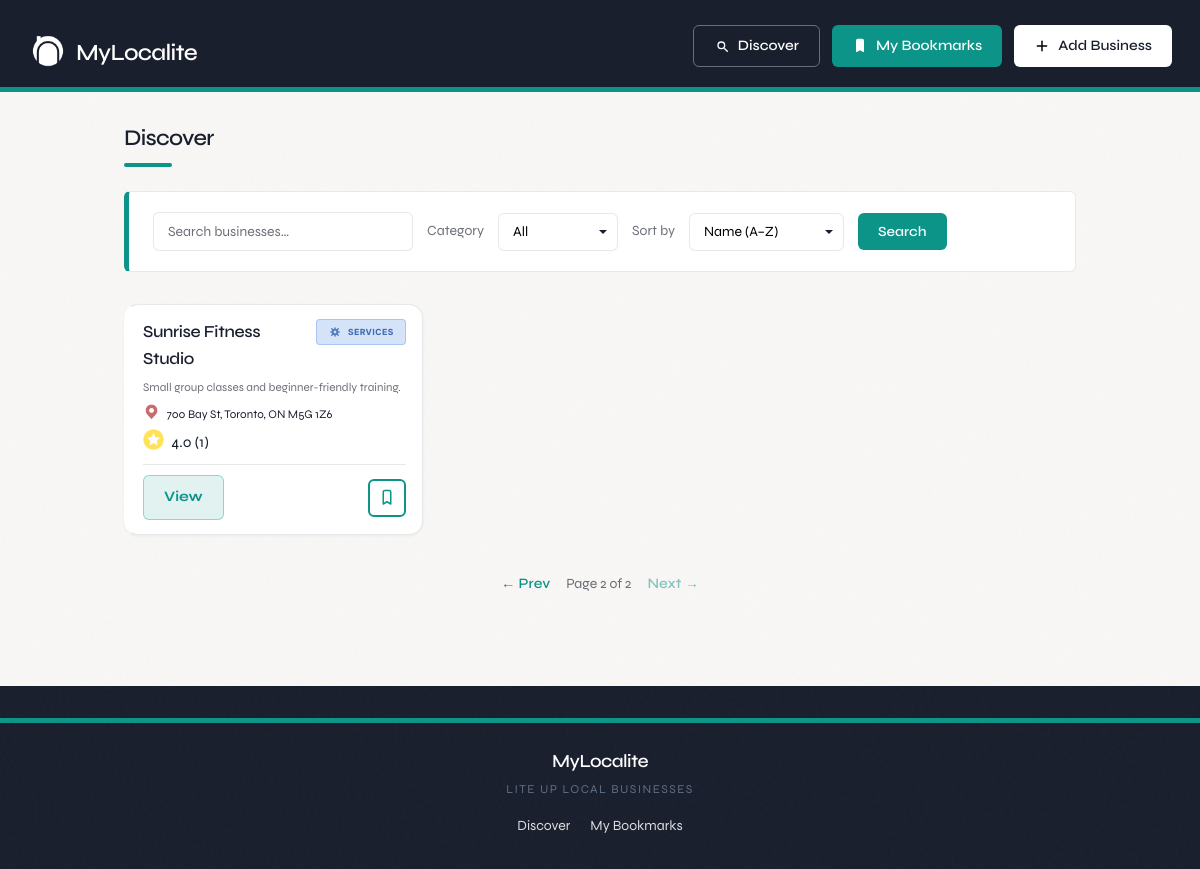
The page /discover?category=All&sort=random&q=&page=2 on the database its author committed.
### tables this page shows
CREATE TABLE business (
        id INTEGER PRIMARY KEY AUTOINCREMENT,
        name TEXT,
        category TEXT,
        description TEXT,
        address TEXT,
        hours TEXT,
        phone TEXT
    );

### app.py (the view, shortened to what this page needs)
@app.route("/discover")
def discover():
    category = request.args.get("category", "All")
    sort = request.args.get("sort", "random")
    q = (request.args.get("q") or "").strip()
    try:
        page = int(request.args.get("page", "1"))
    except ValueError:
        page = 1
    if page < 1:
        page = 1
    owner_id = get_bookmark_owner_id()
    conn = get_conn()
    cur = conn.cursor()
    conditions = []
    params = []
    if category != "All":
        conditions.append("b.category = ?")
        params.append(category)
    if q:
        conditions.append("(b.name LIKE ? OR b.description LIKE ?)")
        params.extend([f"%{q}%", f"%{q}%"])
    where_sql = ("WHERE " + " AND ".join(conditions)) if conditions else ""
    cur.execute(f"SELECT COUNT(*) FROM business b {where_sql}", params)
    total = cur.fetchone()[0]
    total_pages = max(1, (total + PER_PAGE - 1) // PER_PAGE)
    if page > total_pages:
        page = total_pages
    offset = (page - 1) * PER_PAGE
    if sort == "name":
        order_sql = "ORDER BY b.name ASC"
    elif sort == "rating":
        order_sql = "ORDER BY avg_rating DESC, b.name ASC"
    elif sort == "reviews":
        order_sql = "ORDER BY review_count DESC, b.name ASC"
    else:
        order_sql = "ORDER BY b.id ASC"
    use_random_shuffle = sort == "random"
    if use_random_shuffle:
        query = f"""
            SELECT
                b.id, b.name, b.category, b.description, b.address, b.hours, b.phone,
                COALESCE(AVG(r.rating), 0) as avg_rating,
                COUNT(r.id) as review_count
            FROM business b
            LEFT JOIN review r ON b.id = r.business_id
            {where_sql}
            GROUP BY b.id, b.name, b.category, b.description, b.address, b.hours, b.phone
            {order_sql}
        """
        cur.execute(query, params)
    rows = cur.fetchall()
    conn.close()
    all_businesses = []
    for row in rows:
        all_businesses.append({
            "id": row[0],
            "name": row[1],
            "category": row[2],
            "description": row[3],
            "address": row[4],
            "hours": row[5],
            "phone": row[6],
            "avg_rating": row[7],
            "review_count": row[8],
            "bookmarked": is_bookmarked(owner_id, row[0])
        })
    if use_random_shuffle:
        shuffle_key = (category, q)
        cached = (
            page > 1
            and session.get("shuffle_order_key") == shuffle_key
            and session.get("shuffle_order")
            and len(session["shuffle_order"]) == total
        )
        if cached:
            id_to_biz = {b["id"]: b for b in all_businesses}
            all_businesses = [id_to_biz[bid] for bid in session["shuffle_order"] if bid in id_to_biz]
        else:
            random.shuffle(all_businesses)
            session["shuffle_order"] = [b["id"] for b in all_businesses]
            session["shuffle_order_key"] = shuffle_key
            session.modified = True
        businesses = all_businesses[offset : offset + PER_PAGE]
    else:
        businesses = all_businesses
    return render_template(
        "index.html",
        businesses=businesses,
        category=category,
        sort=sort,
        q=q,
        page=page,
        total_pages=total_pages
    )

### app.py (called while the page is built)
def get_conn():
    conn = sqlite3.connect(DB_PATH, timeout=DB_TIMEOUT)
    conn.execute("PRAGMA journal_mode=WAL")
    return conn

def get_bookmark_owner_id() -> str:
    if "bookmark_owner_id" not in session:
        session["bookmark_owner_id"] = str(uuid.uuid4())
    return session["bookmark_owner_id"]

def is_bookmarked(owner_id: str, business_id: int) -> bool:
    conn = get_conn()
    cur = conn.cursor()
    cur.execute("""
        SELECT 1 FROM bookmark
        WHERE username = ? AND business_id = ?
        LIMIT 1
    """, (owner_id, business_id))
    row = cur.fetchone()
    conn.close()
    return row is not None

### templates/index.html (shortened to what this page needs)
{% extends "base.html" %}
{% block content %}
<h1 class="section-title">Discover</h1>
<div class="filter-card">
    <form method="GET" action="{{ url_for('discover') }}" class="controls controls_row">
        <input type="search" name="q" value="{{ q or '' }}" placeholder="Search businesses…" class="controls_search" id="search" aria-label="Search">
        <label for="cat" class="controls_label">Category</label>
        <select id="cat" name="category" class="select">
            <option value="All" {{ "selected" if category=="All" else "" }}>All</option>
        </select>
        <label for="sort" class="controls_label">Sort by</label>
        <select id="sort" name="sort" class="select controls_sort">
            <option value="name" {{ "selected" if sort=="name" else "" }}>Name (A–Z)</option>
        </select>
        <button type="submit" class="btn">Search</button>
    </form>
</div>
<div class="grid">
    {% for b in businesses %}
    <article class="card card_{{ b['category']|lower }}">
        <div class="card-top">
            <h2 class="card-title">{{ b["name"] }}</h2>
            <span class="pill pill--{{ b['category']|lower }}">
                <img class="pill-icon" src="{{ url_for('static', filename='media/' ~ (b['category']|lower) ~ '.svg') }}" alt="" aria-hidden="true">
                <span class="pill-text">{{ b["category"] }}</span>
            </span>
        </div>
        <p class="desc">{{ b["description"] }}</p>
        <p class="card-address">
            <img class="icon-marker" alt="marker--v1">
            {{ b["address"] }}
        </p>
        <p class="stats">
            <img
                class="icon-star"
                src="{{ url_for('static', filename='media/' ~ ('star-2.png' if b['avg_rating'] >= 3.5 else 'star-1.png')) }}"
                alt="rating star"
            >
            {{ "%.1f"|format(b["avg_rating"]) }} ({{ b["review_count"] }})
        </p>
        <div class="card-actions">
            <a class="btn btn-view" href="/business/{{ b['id'] }}">View</a>
            <form method="POST" action="/bookmark/toggle" style="margin:0;">
                <button
                    type="submit"
                    class="icon-btn {{ 'saved' if b['bookmarked'] else '' }}"
                    title="{{ 'Saved' if b['bookmarked'] else 'Save' }}"
                    aria-label="{{ 'Saved' if b['bookmarked'] else 'Save' }}"
                    aria-pressed="{{ 'true' if b['bookmarked'] else 'false' }}"
                >
                    <img
                        class="bookmark-icon"
                        src="{{ url_for('static', filename='media/bookmark-filled.svg') if b['bookmarked'] else url_for('static', filename='media/bookmark.svg') }}"
                        alt=""
                        aria-hidden="true"
                    >
                </button>
            </form>
        </div>
    </article>
    {% endfor %}
</div>
{% if total_pages > 1 %}
<nav class="pagination" aria-label="Page navigation">
    <div class="pagination-inner">
        {% if page > 1 %}
        <a class="btn btn-view" href="{{ url_for('discover', category=category, sort=sort, q=q or '', page=page - 1) }}">← Prev</a>
        {% else %}
        <span class="btn btn-view" aria-disabled="true">← Prev</span>
        {% endif %}
        <span class="pagination-info">Page {{ page }} of {{ total_pages }}</span>
        {% if page < total_pages %}
        <a class="btn btn-view" href="{{ url_for('discover', category=category, sort=sort, q=q or '', page=page + 1) }}">Next →</a>
        {% else %}
        <span class="btn btn-view" aria-disabled="true">Next →</span>
        {% endif %}
    </div>
</nav>
{% endif %}
{% endblock %}

### rows shown on the page
business: name "Sunrise Fitness Studio", category "SERVICES", description "Small group classes and beginner-friendly training.", address "700 Bay St, Toronto, ON M5G 1Z6", avg_rating "4.0", review_count "1"

### other values the page prints
{{ page }} "2"
{{ total_pages }} "2"
